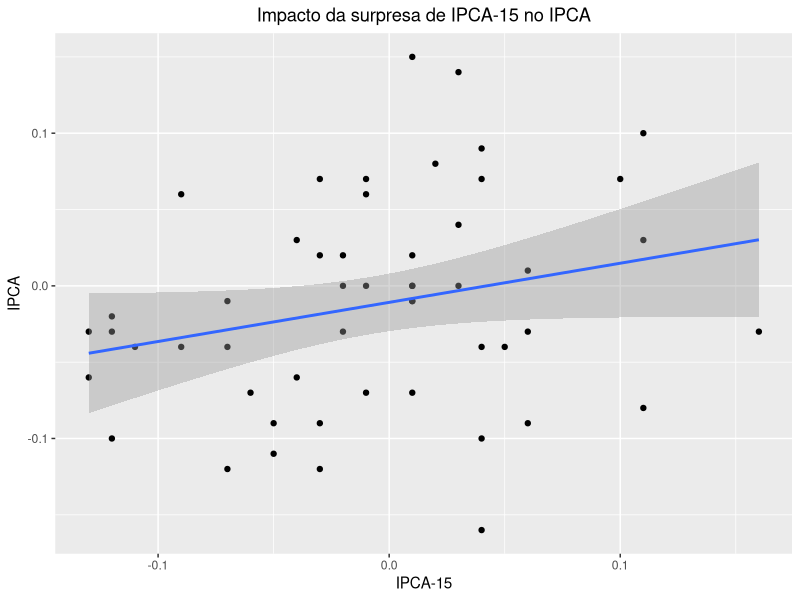
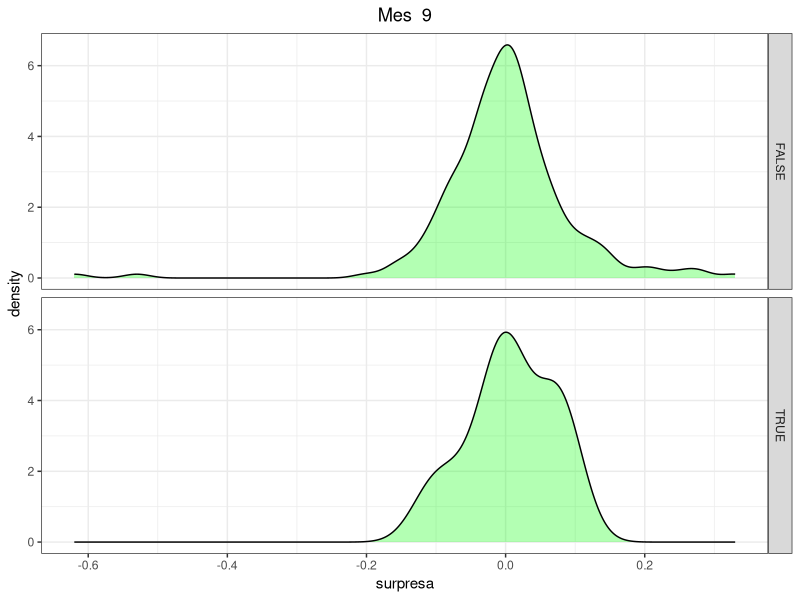

The R source for these figures, in order:
# Sazonalidade da infla??o - Su?cia

# limpa workspace
rm(list=ls())

library(readxl)
library(dplyr)
library(lubridate)
library(ggplot2)

# Importa base de dados
this.dir <- getwd()
pos = gregexpr('/', this.dir)
ultima_barra = unlist(pos)[length(unlist(pos))]

data.dir = paste(substr(this.dir,1,ultima_barra),"Data",sep="")

df_ipca = read_excel("IPCA_SWAP_bbg.xlsx", sheet = "1", na = c("NA","VAZIO","#NOME?","#N/A N/A"))
df_ipca15 = read_excel("IPCA_SWAP_bbg.xlsx", sheet = "3", na = c("NA","VAZIO","#NOME?","#N/A N/A"))

df_ipca = df_ipca[,-4]
df_ipca15 = df_ipca15[,-4]

colnames(df_ipca) = c("Data","IPCA","Consenso")
colnames(df_ipca15) = c("Data","IPCA15","Consenso")

# PArametro ####
# mes_teste = 1

# Ajusta e limpa a base
df_ipca = df_ipca %>% mutate(surpresa = IPCA - Consenso)
df_ipca = df_ipca %>% mutate(mes = month(Data))

df_ipca15 = df_ipca15 %>% mutate(surpresa15 = IPCA15 - Consenso)
df_ipca15 = df_ipca15 %>% mutate(mes = month(Data))
df_ipca15 = df_ipca15[!is.na(df_ipca15$surpresa15),]

# Compara quando tem surpresa != ZERO no IPCA-15
df_analise = df_ipca15 %>% inner_join(df_ipca, by = "Data")
df_analise = df_analise %>% select(Data, surpresa, surpresa15) %>% filter(surpresa15 !=0)
# df_analise %>% filter(surpresa15 > 0) %>% lm(surpresa ~ surpresa15, data = .) %>% summary()

# Relat?rios ####
df_analise %>% ggplot(aes(x = surpresa15, y = surpresa)) + geom_point() + geom_smooth(method = "lm") +
  ggtitle("Impacto da surpresa de IPCA-15 no IPCA") + theme(plot.title = element_text(hjust = 0.5)) + 
  xlab("IPCA-15") + ylab("IPCA")
regress = lm(surpresa ~ surpresa15, data = df_analise)
summary(regress)

## testar reg logistica
mes_teste = 9
df_ipca %>% mutate(mes = (month(Data) == mes_teste)) %>% ggplot(aes(x = surpresa)) + theme_bw() +
  geom_density(fill = "green", alpha = 0.3) + facet_grid(mes~.) + ggtitle(paste("Mes ",mes_teste)) +
  theme(plot.title = element_text(hjust = 0.5))

(tabela_ipca = df_ipca %>% group_by(mes) %>%
  summarize(media = mean(surpresa, na.rm = TRUE), mediana = median(surpresa, na.rm = TRUE),
            desvio = sd(surpresa, na.rm = TRUE), prop_surp_positiva = mean(surpresa>0, na.rm = TRUE),
            prop_surp_negativa = mean(surpresa<0, na.rm = TRUE)))

inicio_dap = as.Date("03/03/2015", format = "%d/%m/%Y")
local_inicio_dap = min(which(df_ipca$Data >= inicio_dap))
ipca_reduzido = df_ipca[1:local_inicio_dap,]
(tabela_ipca_reduzido = ipca_reduzido %>% group_by(mes) %>%
    summarize(media = mean(surpresa, na.rm = TRUE), mediana = median(surpresa, na.rm = TRUE),
              desvio = sd(surpresa, na.rm = TRUE), prop_surp_positiva = mean(surpresa>0, na.rm = TRUE),
              prop_surp_negativa = mean(surpresa<0, na.rm = TRUE)))

ipca_pos_swap = df_ipca[(local_inicio_dap+1):nrow(df_ipca),]
(tabela_ipca_pos_swap = ipca_pos_swap %>% group_by(mes) %>%
    summarize(media = mean(surpresa, na.rm = TRUE), mediana = median(surpresa, na.rm = TRUE),
              desvio = sd(surpresa, na.rm = TRUE), prop_surp_positiva = mean(surpresa>0, na.rm = TRUE),
              prop_surp_negativa = mean(surpresa<0, na.rm = TRUE)))

(tabela_ipca15 = df_ipca15 %>% group_by(mes) %>%
  summarize(media = mean(surpresa15, na.rm = TRUE), mediana = median(surpresa15, na.rm = TRUE),
            desvio = sd(surpresa15, na.rm = TRUE), prop_surp_positiva = mean(surpresa15>0, na.rm = TRUE),
            prop_surp_negativa = mean(surpresa15<0, na.rm = TRUE)))

